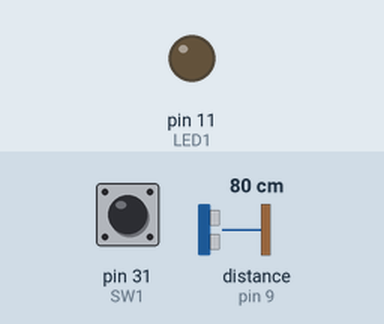
Simulated run of this sketch. Board: Arduino Mega 2560, built with avr-gcc and run on an emulated ATmega2560. Shown: output pins drawn as LEDs (lit = HIGH). Wiring (inferred from the names in the program): ultrasonic range finder: trigger pin 10; echo pin 9. Dashed ring = blinking. Inputs (shaded band) come from the test bench; at power-on: pin 31 (SW1) LOW, distance to the obstacle (sensor on pin 9) 80 cm. The echo pulse lasts 58.3 µs per cm; pins used as bus, display or sensor lines are not drawn; what the sketch prints to the serial monitor is not drawn.

Above: at 1.2 s.
1.3 s: pin 31 (SW1) pulled HIGH for 1 s
At 1.54 s:
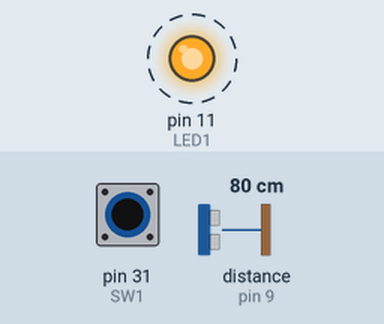
4.3 s: pin 31 (SW1) pulled HIGH for 3.2 s
At 7.9 s:
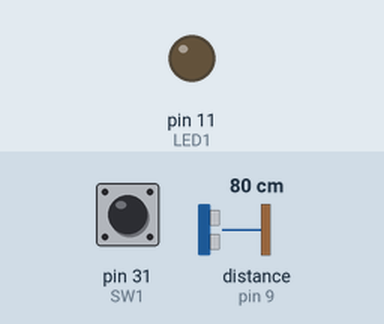
Timing chart, 0 to 9.4 s (numbered marks = the images above; inputs shaded):
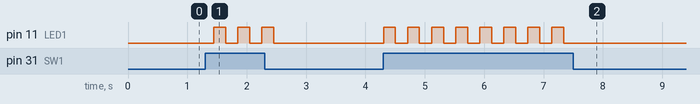

Measured:
- after the input at 1.3 s, pin 11 (LED1): alternates HIGH for 0.20 s and LOW for 0.21 s, 6 changes in all, then stays LOW, starting after 0.14 s
- after the input at 4.3 s, pin 11 (LED1): alternates HIGH for 0.20 s and LOW for 0.21 s, 16 changes in all, then stays LOW, starting at once

The sketch:

Ultrasonic.ino
```cpp
////////////////////////////////////////////////////
//Ultrasonic Pins Definition, here we specify pin usage for our tivaC Board

const int echo = 9, Trig = 10;  //Pin connections for HC-SR04
const int LED1 = 11;          //Specify Pin for LED1
const int SW2 = 17;
const int SW1 = 31;

////////////////////////////////////////////////////
//Time Update Variables

long duration, cm;                          //To measure pulse width and distance in cm
long distance = 0;                         //To return distance of object
unsigned long LastUpdateMicrosecs = 0;
unsigned long LastUpdateMillisecs = 0;
unsigned long CurrentMicrosecs = 0;
unsigned long MicrosecsSinceLastUpdate = 0;
float SecondsSinceLastUpdate = 0;


////////////////////////////////////////////////////
//Initializing Pins Function

void setup()
{
  Serial.begin(115200);     //Initialize Serial COM Port with 115200 buad rate
  pinMode(Trig, OUTPUT);    //Trigger is output since it will send 8 pulses at 40KHz from HC-SR04
  pinMode(echo, INPUT);     //Echo is input since it will detect the reflected wave from HC-SR04
  pinMode(LED1, OUTPUT);    //Pin for LED1 should output HIGH(on) or LOW(off)
  pinMode(SW1, INPUT);      //State for SW1
  pinMode(SW2, INPUT);      //State for SW2
}


////////////////////////////////////////////////////
//Main Loop that will keep on running, it is similar to int main()
void loop()
{
    Update_Ultra_Sonic();
    LED_Control();
    delay(200);           //Delay between prints on Serial Monitor
}

////////////////////////////////////////////////////
//Will update ultrasonic sensors through Serial port

void Update_Ultra_Sonic()
{
  //Setting Trig Signal HIGH for 10us to produce burst of 8 pulses at 40KHz
  digitalWrite(Trig, LOW);
  delayMicroseconds(2);
  digitalWrite(Trig, HIGH);
  delayMicroseconds(10);
  digitalWrite(Trig, LOW);

  //digitalRead(anypin/switch) //Use this function to read the state of any Pin/Switch i.e. SW1 and SW2

  duration = pulseIn(echo, HIGH);   // Reads duration (microseconds) for which Echo pin reads HIGH till wave is reflected
  cm = microsecondsToCentimeters(duration); // convert the time into a distance, refer to function below

  //Sending through serial port to print on Monitor
  Serial.print("Distance=");
  Serial.print("\t");
  Serial.print(cm);
  Serial.print(" cm");
  Serial.print("\n");
}

void LED_Control(){
  if(digitalRead(SW1) == HIGH){
    digitalWrite(LED1, HIGH);   //Turns on the LED
    delay(200);   //in Milliseconds
    digitalWrite(LED1, LOW);   //Turns on the LED
    }
}

////////////////////////////////////////////////////
//Conversion of microsecond to centimeter
long microsecondsToCentimeters(long microseconds)
{
// The speed of sound is 340 m/s or 29 microseconds per centimeter.

// Speed of Sound:    340 m/s = 0.034 cm/us
// Use the formula:     distance(cm) = speed(cm/us) * time(us)
// Write distance formula here
distance = 0.034 * microseconds;
// We take half of the distance travelled since its a reflected wave
return distance / 2;
}
```
